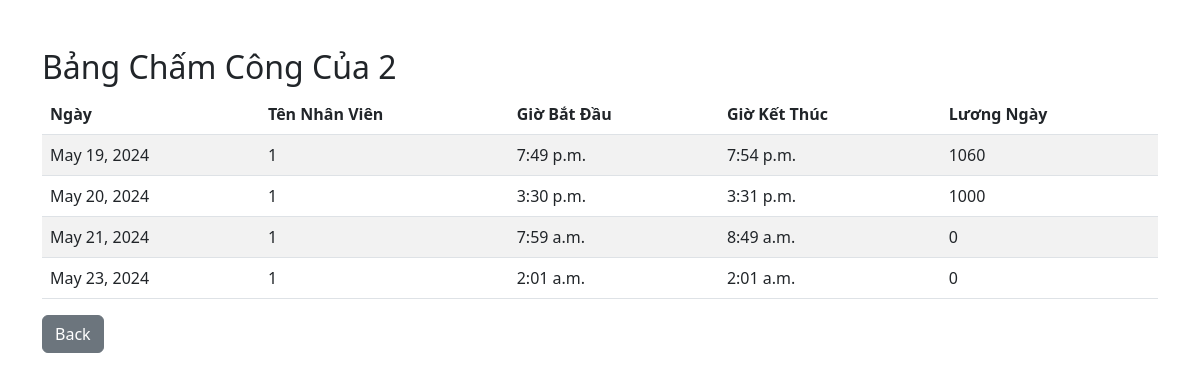
Before: /check_attendance/2/ with the older database file.
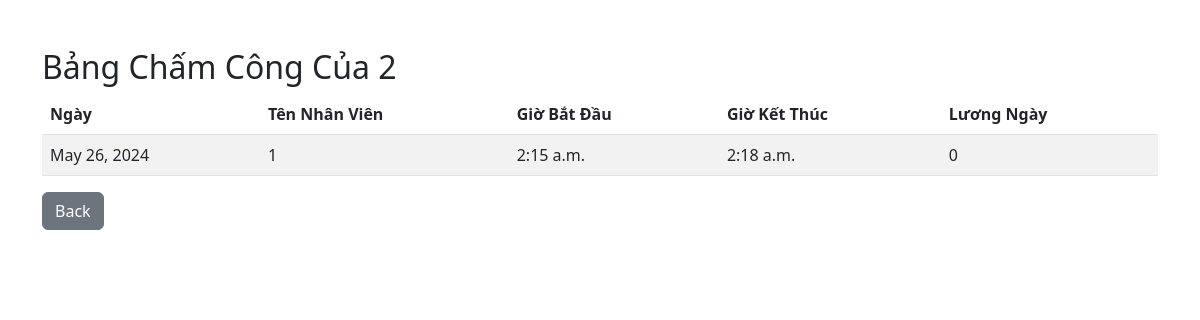
After: the same page with the newer database file.
### WebChamCong/models.py (models this page shows)
class BangChamCong(models.Model):
    account = models.ForeignKey(Account, on_delete=models.CASCADE)
    ngay = models.DateField()
    start_time = models.TimeField()
    end_time = models.TimeField(null=True)
    luong_ngay = models.IntegerField(null=True)

class Account(models.Model):
    username = models.CharField(max_length=50,unique=True)
    password = models.CharField(max_length=50)
    role = models.CharField(max_length=20)
    salary = models.IntegerField(null=True)

### WebChamCong/views.py (the view)
# urls.py: path('check_attendance', views.check_attendance, name='check_attendance'),
def check_attendance(request, account_id=None):
        checkday = request.POST.get('checkday')
        logged_in_username = request.session.get('logged_in_username')
        logged_in_role = request.session.get('logged_in_role')
        if account_id!=None:
            account = get_object_or_404(Account, id=account_id)
            attendance_records = BangChamCong.objects.filter(account=account)
            checkday=account_id
        elif logged_in_role == 'admin':
            attendance_records = BangChamCong.objects.filter(ngay=checkday)
        else:
            account = Account.objects.get(username=logged_in_username)
            attendance_records = BangChamCong.objects.filter(account=account, ngay=checkday)
        context = {
            'attendance_records': attendance_records,
            'checkday': checkday,
        }
        print(attendance_records)
        return render(request, 'attendance.html', context)

### WebChamCong/templates/attendance.html (shortened to what this page needs)
<!DOCTYPE html>
<html>
<head>
    <link rel="stylesheet" href="https://cdn.jsdelivr.net/npm/bootstrap@5.2.3/dist/css/bootstrap.min.css">
</head>
<body>
    <div class="container my-5">
        <h2>Bảng Chấm Công Của {{ checkday }}</h2>
        <table class="table table-striped">
            <thead>
                <tr>
                    <th>Ngày</th>
                    <th>Tên Nhân Viên</th>
                    <th>Giờ Bắt Đầu</th>
                    <th>Giờ Kết Thúc</th>
                    <th>Lương Ngày</th>
                </tr>
            </thead>
            <tbody>
                {% for record in attendance_records %}
                <tr>
                    <td>{{ record.ngay }}</td>
                    <td>{{ record.account.username }}</td>
                    <td>{{ record.start_time }}</td>
                    <td>{{ record.end_time|default:"Không có dữ liệu" }}</td>
                    <td>{{ record.luong_ngay|default:0 }}</td>
                </tr>
                {% empty %}
                <tr>
                    <td colspan="5" class="text-center">Không có dữ liệu chấm công cho ngày này.</td>
                </tr>
                {% endfor %}
            </tbody>
        </table>
        <a href="{% url 'WebChamCong:main' %}" class="btn btn-secondary">Back</a>
    </div>
</body>
</html>

Changed rows visible on the page:
removed BangChamCong: ngay "May 19, 2024", account.username "1", start_time "7:49 p.m.", end_time "7:54 p.m.", luong_ngay "1060"
removed BangChamCong: ngay "May 20, 2024", account.username "1", start_time "3:30 p.m.", end_time "3:31 p.m.", luong_ngay "1000"
removed BangChamCong: ngay "May 21, 2024", account.username "1", start_time "7:59 a.m.", end_time "8:49 a.m.", luong_ngay "0"
removed BangChamCong: ngay "May 23, 2024", account.username "1", start_time "2:01 a.m.", end_time "2:01 a.m.", luong_ngay "0"
added BangChamCong: ngay "May 26, 2024", account.username "1", start_time "2:15 a.m.", end_time "2:18 a.m.", luong_ngay "0"
